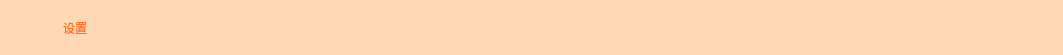
       <widget class="QWidget" name="TopBar" native="true">
        <property name="minimumSize">
         <size>
          <width>0</width>
          <height>55</height>
         </size>
        </property>
        <property name="maximumSize">
         <size>
          <width>16777215</width>
          <height>55</height>
         </size>
        </property>
        <property name="styleSheet">
         <string notr="true">QWidget{
background-color: rgb(255, 216, 180);
	border-top-left-radius: 10px;
	border-top-right-radius: 10px;
}

QPushButton{
	border: none;
	outline: none;
}</string>
        </property>
        <layout class="QHBoxLayout" name="horizontalLayout_5">
         <property name="spacing">
          <number>7</number>
         </property>
         <property name="leftMargin">
          <number>26</number>
         </property>
         <property name="topMargin">
          <number>0</number>
         </property>
         <property name="rightMargin">
          <number>0</number>
         </property>
         <property name="bottomMargin">
          <number>0</number>
         </property>
         <item>
          <widget class="QWidget" name="widget_4" native="true">
           <property name="minimumSize">
            <size>
             <width>30</width>
             <height>30</height>
            </size>
           </property>
           <property name="maximumSize">
            <size>
             <width>30</width>
             <height>30</height>
            </size>
           </property>
           <property name="styleSheet">
            <string notr="true">border-image: url(:/images/NewProject/new_project-small.svg);</string>
           </property>
          </widget>
         </item>
         <item>
          <widget class="QLabel" name="label">
           <property name="styleSheet">
            <string notr="true">color: rgb(255, 107, 0);</string>
           </property>
           <property name="text">
            <string>设置</string>
           </property>
          </widget>
         </item>
         <item>
          <spacer name="horizontalSpacer_4">
           <property name="orientation">
            <enum>Qt::Horizontal</enum>
           </property>
           <property name="sizeHint" stdset="0">
            <size>
             <width>917</width>
             <height>20</height>
            </size>
           </property>
          </spacer>
         </item>
         <item>
          <widget class="QPushButton" name="Close">
           <property name="minimumSize">
            <size>
             <width>0</width>
             <height>35</height>
            </size>
           </property>
           <property name="maximumSize">
            <size>
             <width>16777215</width>
             <height>35</height>
            </size>
           </property>
           <property name="cursor">
            <cursorShape>PointingHandCursor</cursorShape>
           </property>
           <property name="styleSheet">
            <string notr="true">QPushButton{
	image: url(:/images/topbar_close.svg);
	padding-right: 20px;
}

QPushButton:hover{
	image: url(:/images/topbar_close-white.svg);
}</string>
           </property>
           <property name="text">
            <string/>
           </property>
          </widget>
         </item>
        </layout>
       </widget>
